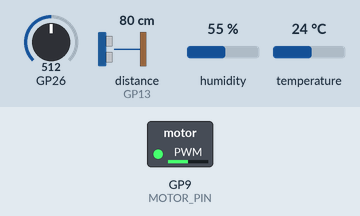
Bench run of a sketch on a simulated Raspberry Pi Pico. On the bench: switched loads named in the sketch (green lamp = pin HIGH). Wiring (inferred from the names in the program): ultrasonic range finder: trigger GP12; echo GP13. The inputs (shaded band) are chosen by the test bench; at power-on: GP26 = 512, distance to the obstacle (sensor on GP13) 80 cm, humidity 55 %, temperature 24 °C. The echo pulse lasts 58.3 µs per cm; pins used as bus, display or sensor lines are not drawn.

Above: at 1.2 s.
1.3 s: GP26 set to 716
At 1.8 s:
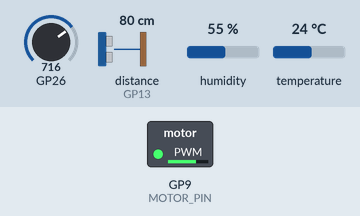
2.8 s: GP26 set to 992
At 3.2 s:
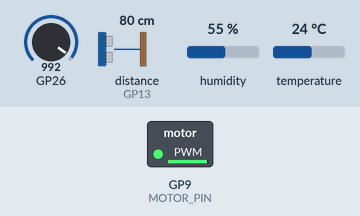
4.3 s: GP26 set to 90
At 5.5 s:
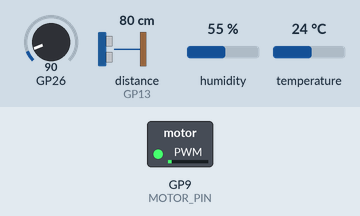
Timing chart, 0 to 7.3 s (numbered marks = the images above; inputs shaded):
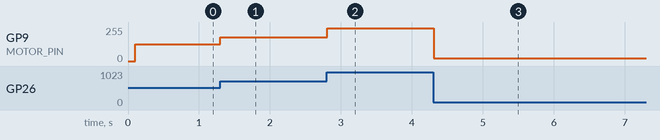

The sketch:

active_mode_111.ino
```cpp
// snippet: active_mode_111
// tags: active, serial, command, response, dht
// boards: avr, esp32, megaavr, nano33iot, romi32u4, rp2040
// library: DHT
// description: Active sketch: combined node — motor speed, HC-SR04 distance, DHT22 temperature
// prompts: active, sketch, combined, motor, read_dist
// verified: compile-only
// source: kd-generated (id 111)
// exact-include: DHT.h

#include <DHT.h>

#define MOTOR_PIN  9
#define TRIG_PIN   12
#define ECHO_PIN   13
#define DHTPIN     4
#define DHTTYPE    DHT22

DHT dht(DHTPIN, DHTTYPE);

int motorSpeed = 0;
long distanceCm = 0;
float temperature = 0.0;

unsigned long prevMotorMs = 0;
unsigned long prevDistanceMs = 0;
unsigned long prevTempMs = 0;

void setup() {
  Serial.begin(9600);
  pinMode(MOTOR_PIN, OUTPUT);
  pinMode(TRIG_PIN, OUTPUT);
  pinMode(ECHO_PIN, INPUT);
  dht.begin();
}

void loop() {
  unsigned long now = millis();

  // Motor speed control from potentiometer
  if (now - prevMotorMs >= 100) {
    prevMotorMs = now;
    motorSpeed = map(analogRead(A0), 0, 1023, 0, 255);
    analogWrite(MOTOR_PIN, motorSpeed);
  }

  // Distance reading — must trigger HC-SR04 before pulseIn
  if (now - prevDistanceMs >= 100) {
    prevDistanceMs = now;
    digitalWrite(TRIG_PIN, LOW);
    delayMicroseconds(2);
    digitalWrite(TRIG_PIN, HIGH);
    delayMicroseconds(10);
    digitalWrite(TRIG_PIN, LOW);
    long duration = pulseIn(ECHO_PIN, HIGH, 30000);  // 30ms timeout
    distanceCm = duration / 58;
  }

  // Temperature reading (DHT22 needs >= 2s between reads)
  if (now - prevTempMs >= 2000) {
    prevTempMs = now;
    float t = dht.readTemperature();
    if (!isnan(t)) {  // a failed DHT read returns NaN — keep the last good value
      temperature = t;
    }
  }

  // Handle STATUS command
  if (Serial.available() > 0) {
    String command = Serial.readStringUntil('\n');
    command.trim();
    if (command == "STATUS") {
      Serial.print("Motor Speed: "); Serial.println(motorSpeed);
      Serial.print("Distance: "); Serial.println(distanceCm);
      Serial.print("Temperature: "); Serial.println(temperature);
    }
  }
}
```

Measured:
- after the input at 1.3 s, GP9 (MOTOR_PIN): 127/255 → 178/255 at once
- after the input at 2.8 s, GP9 (MOTOR_PIN): 178/255 → 247/255 at once
- after the input at 4.3 s, GP9 (MOTOR_PIN): 247/255 → 22/255 at once
